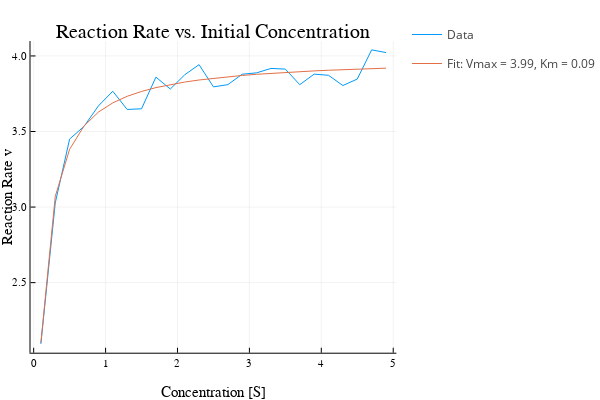

The cell this chart's notebook holds for it:
### Code cell
p1 = plot(xdata,ydata, label = "Data", title="Reaction Rate vs. Initial Concentration",legend=:bottomright)
plot!(xdata, mm_model(xdata,fit.param), label = "Fit: Vmax = $(round(fit.param[1],digits = 2)), Km = $(round(fit.param[2],digits=2))")
xlabel!("Concentration [S]")
ylabel!("Reaction Rate v")
savefig("prob1.png")
display(p1)

### Figure 1 — Plotly figure (JSON) as saved in the notebook; plotly's stock layout.template omitted (floating-point values rounded to 4 significant figures)
{"data": [{"colorbar": {"title": ""}, "legendgroup": "Data", "line": {"color": "rgba(0, 154, 250, 1.000)", "dash": "solid", "shape": "linear", "width": 1}, "mode": "lines", "name": "Data", "showlegend": true, "type": "scatter", "x": [0.1, 0.3, 0.5, 0.7, 0.9, 1.1, 1.3, 1.5, 1.7, 1.9, 2.1, 2.3, 2.5, 2.7, 2.9, 3.1, 3.3, 3.5, 3.7, 3.9, 4.1, 4.3, 4.5, 4.7, 4.9], "xaxis": "x", "y": [2.095, 3.027, 3.45, 3.534, 3.669, 3.766, 3.646, 3.65, 3.86, 3.781, 3.875, 3.943, 3.795, 3.81, 3.879, 3.888, 3.917, 3.913, 3.81, 3.879, 3.872, 3.804, 3.847, 4.04, 4.022], "yaxis": "y", "zmax": null, "zmin": null}, {"colorbar": {"title": ""}, "legendgroup": "Fit: Vmax = 3.99, Km = 0.09", "line": {"color": "rgba(227, 111, 71, 1.000)", "dash": "solid", "shape": "linear", "width": 1}, "mode": "lines", "name": "Fit: Vmax = 3.99, Km = 0.09", "showlegend": true, "type": "scatter", "x": [0.1, 0.3, 0.5, 0.7, 0.9, 1.1, 1.3, 1.5, 1.7, 1.9, 2.1, 2.3, 2.5, 2.7, 2.9, 3.1, 3.3, 3.5, 3.7, 3.9, 4.1, 4.3, 4.5, 4.7, 4.9], "xaxis": "x", "y": [2.101, 3.071, 3.383, 3.537, 3.628, 3.689, 3.733, 3.765, 3.791, 3.811, 3.827, 3.841, 3.852, 3.862, 3.871, 3.879, 3.885, 3.891, 3.896, 3.901, 3.905, 3.909, 3.913, 3.916, 3.919], "yaxis": "y", "zmax": null, "zmin": null}], "layout": {"annotations": [{"font": {"color": "rgba(0, 0, 0, 1.000)", "family": "sans-serif", "size": 20}, "rotation": 0, "showarrow": false, "text": "Reaction Rate vs. Initial Concentration", "x": 0.535, "xanchor": "center", "xref": "paper", "y": 1, "yanchor": "top", "yref": "paper"}], "height": 400, "legend_position": {"bgcolor": "rgba(255, 255, 255, 1.000)", "bordercolor": "rgba(0, 0, 0, 1.000)", "borderwidth": 1, "font": {"color": "rgba(0, 0, 0, 1.000)", "family": "sans-serif", "size": 11}, "title": {"font": {"color": "rgba(0, 0, 0, 1.000)", "family": "sans-serif", "size": 15}, "text": ""}, "tracegroupgap": 0, "traceorder": "normal", "x": 1, "xanchor": "right", "y": 0.07, "yanchor": "bottom"}, "margin": {"b": 20, "l": 0, "r": 0, "t": 20}, "paper_bgcolor": "rgba(255, 255, 255, 1.000)", "plot_bgcolor": "rgba(255, 255, 255, 1.000)", "showlegend": true, "width": 600, "xaxis": {"anchor": "y", "domain": [0.07647, 0.9934], "gridcolor": "rgba(0, 0, 0, 0.100)", "gridwidth": 0.5, "linecolor": "rgba(0, 0, 0, 1.000)", "mirror": false, "range": [-0.044, 5.044], "showgrid": true, "showline": true, "showticklabels": true, "tickangle": 0, "tickcolor": "rgb(0, 0, 0)", "tickfont": {"color": "rgba(0, 0, 0, 1.000)", "family": "sans-serif", "size": 11}, "tickmode": "array", "ticks": "inside", "ticktext": ["0", "1", "2", "3", "4", "5"], "tickvals": [0, 1, 2, 3, 4, 5], "title": "Concentration [S]", "titlefont": {"color": "rgba(0, 0, 0, 1.000)", "family": "sans-serif", "size": 15}, "type": "-", "visible": true, "zeroline": false, "zerolinecolor": "rgba(0, 0, 0, 1.000)"}, "yaxis": {"anchor": "x", "domain": [0.07581, 0.9415], "gridcolor": "rgba(0, 0, 0, 0.100)", "gridwidth": 0.5, "linecolor": "rgba(0, 0, 0, 1.000)", "mirror": false, "range": [2.036, 4.099], "showgrid": true, "showline": true, "showticklabels": true, "tickangle": 0, "tickcolor": "rgb(0, 0, 0)", "tickfont": {"color": "rgba(0, 0, 0, 1.000)", "family": "sans-serif", "size": 11}, "tickmode": "array", "ticks": "inside", "ticktext": ["2.5", "3.0", "3.5", "4.0"], "tickvals": [2.5, 3, 3.5, 4], "title": "Reaction Rate v", "titlefont": {"color": "rgba(0, 0, 0, 1.000)", "family": "sans-serif", "size": 15}, "type": "-", "visible": true, "zeroline": false, "zerolinecolor": "rgba(0, 0, 0, 1.000)"}}}
